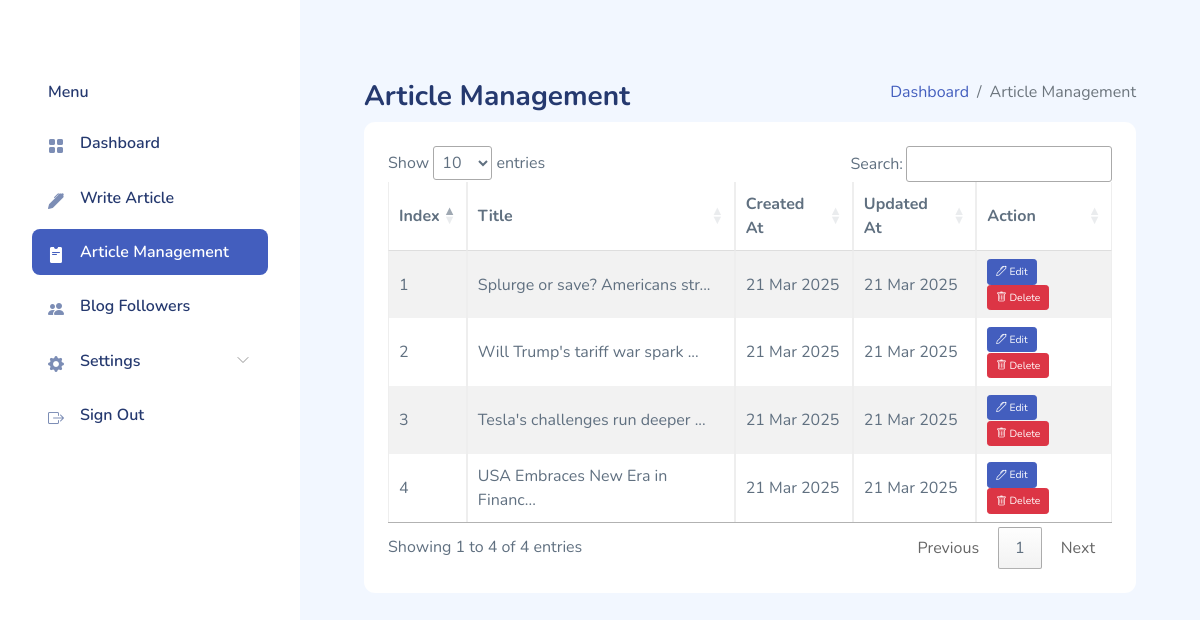
Page /article-management/ (signed in) on the earlier database version.
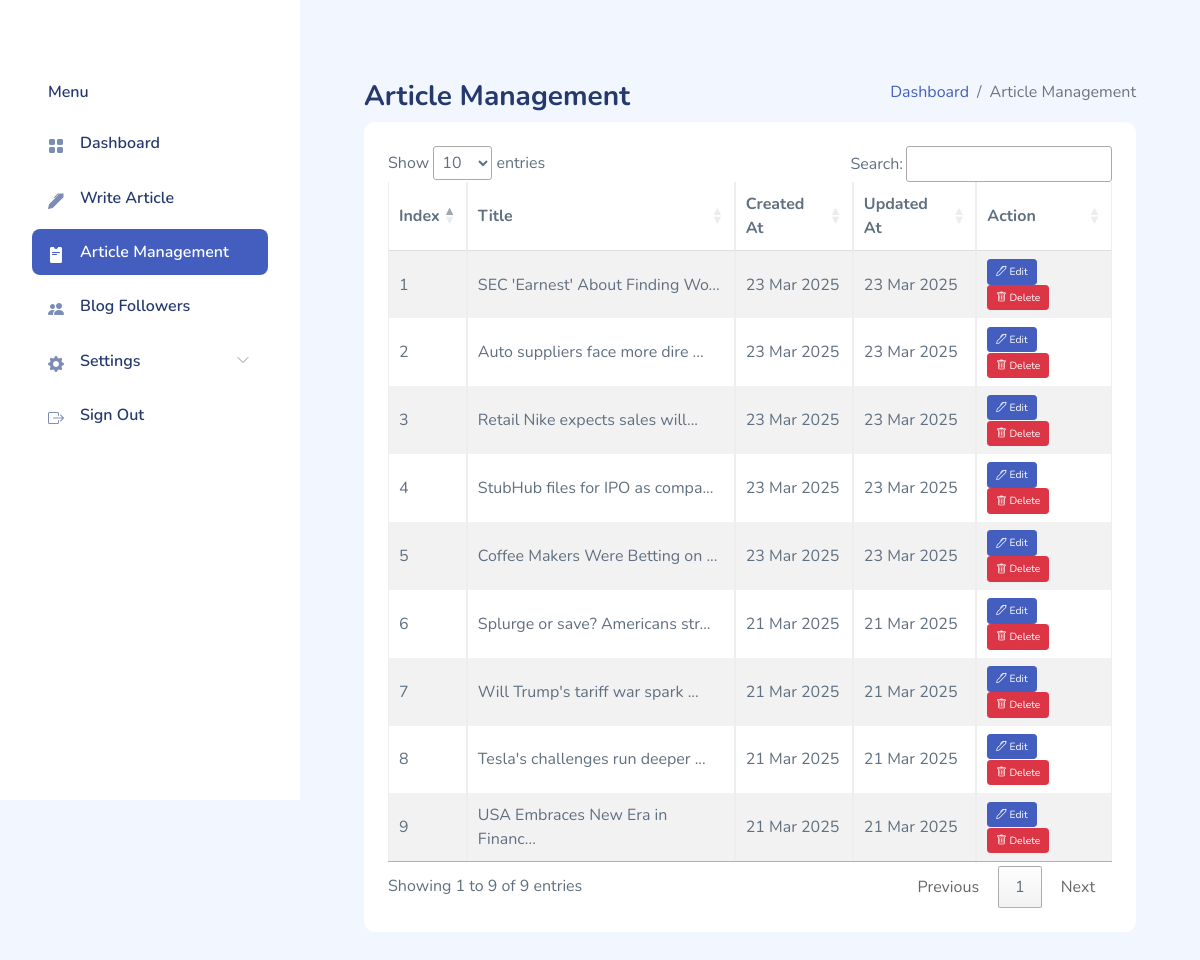
Same page on the later database version.
### admin_app/models.py (models this page shows, shortened)
class Article(models.Model):
    NEWS_TYPES = [
        ('Diesel Vehicle', 'Diesel Vehicle'),
        ('Electric Vehicle', 'Electric Vehicle'),
        ('Banks & Financial', 'Banks & Financial'),
        ('Logistics and Transport', 'Logistics and Transport'),
    ]
    title = models.CharField(max_length=200)
    slug = models.SlugField(unique=True, blank=True)
    content = FroalaField(theme='dark')
    thumbnail = models.ImageField(upload_to=thumbnail_upload_to)
    news_type = models.CharField(max_length=50, choices=NEWS_TYPES, default='diesel_vehicle')
    created_at = models.DateTimeField(default=timezone.now)
    updated_at = models.DateTimeField(auto_now=True)
    class Meta:
        ordering = ['-created_at']

### admin_app/views.py (the view)
# urls.py: path("article-management/", ArticleManagement.as_view(), name="article-management-view"),
class ArticleManagement(AuthRequiredMixin, TemplateView):
    template_name = "admin_templates/article-management.html"
    def get_context_data(self, *args, **kwargs):
        context = super().get_context_data(*args, **kwargs)
        articles = Article.objects.only('id', 'title', 'thumbnail', 'created_at', 'updated_at').all()
        context['articles'] = articles
        return context

### admin_app/views.py (called while the page is built)
    def dispatch(self, request, *args, **kwargs):
        if not request.user.is_authenticated:
            return redirect(self.login_url)
        return super().dispatch(request, *args, **kwargs)

### templates/admin_templates/article-management.html (shortened to what this page needs)
{% extends 'admin_templates/base.html' %}
{% block 'main-page-content' %}
<div class="page-heading">
    <div class="page-title">
        <div class="row">
            <div class="col-12 col-md-6 order-md-1 order-last">
                <h3>Article Management</h3>
            </div>
            <div class="col-12 col-md-6 order-md-2 order-first">
                <nav aria-label="breadcrumb" class="breadcrumb-header float-start float-lg-end">
                    <ol class="breadcrumb">
                        <li class="breadcrumb-item">
                            <a href="{% url 'admin-index-view' %}" hx-get="{% url 'admin-index-view' %}"
                                hx-target="#main-content" hx-swap="innerHTML" hx-push-url="true">Dashboard</a>
                        </li>
                        <li class="breadcrumb-item active" aria-current="page">Article Management</li>
                    </ol>
                </nav>
            </div>
        </div>
    </div>
    <section class="section">
        <div class="card">
            <div class="card-body">
                <div class="row">
                    <div class="col-md-12">
                        <table id="articleDataTable" class="table table-striped table-bordered dt-responsive"
                            style="width:100%">
                            <thead>
                                <tr>
                                    <th>Index</th>
                                    <th>Title</th>
                                    <th>Created At</th>
                                    <th>Updated At</th>
                                    <th>Action</th>
                                </tr>
                            </thead>
                            <tbody>
                                {% for article in articles %}
                                <tr data-slug="{{ article.slug }}">
                                    <td>{{ forloop.counter }}</td>
                                    <td>{{ article.title|slice:30 }}...</td>
                                    <td>{{ article.created_at|date:"j M Y" }}</td>
                                    <td>{{ article.created_at|date:"j M Y" }}</td>
                                    <td>
                                        <a href="{% url 'update-article-view' article.slug %}"
                                            class="btn btn-primary btn-sm"><i class="bi bi-pen"></i> Edit</a>
                                            <a href="#" class="btn btn-danger btn-sm delete-btn"
                                                data-slug="{{ article.slug }}">
                                                <i class="bi bi-trash"></i> Delete
                                            </a>
                                    </td>
                                </tr>
                                {% endfor %}
                            </tbody>
                        </table>
                    </div>
                </div>
            </div>
        </div>
    </section>
</div>
{% endblock %}

Differences in the rows shown:
added Article: title "SEC 'Earnest' About Finding Wo", created_at "23 Mar 2025"
added Article: title "Auto suppliers face more dire", created_at "23 Mar 2025"
added Article: title "Retail Nike expects sales will", created_at "23 Mar 2025"
added Article: title "StubHub files for IPO as compa", created_at "23 Mar 2025"
added Article: title "Coffee Makers Were Betting on", created_at "23 Mar 2025"
Other differences:
text written by a page script: "Show entries Search: Showing 1 to 4 of 4 entries Previous 1 Next" → "Show entries Search: Showing 1 to 9 of 9 entries Previous 1 Next"
